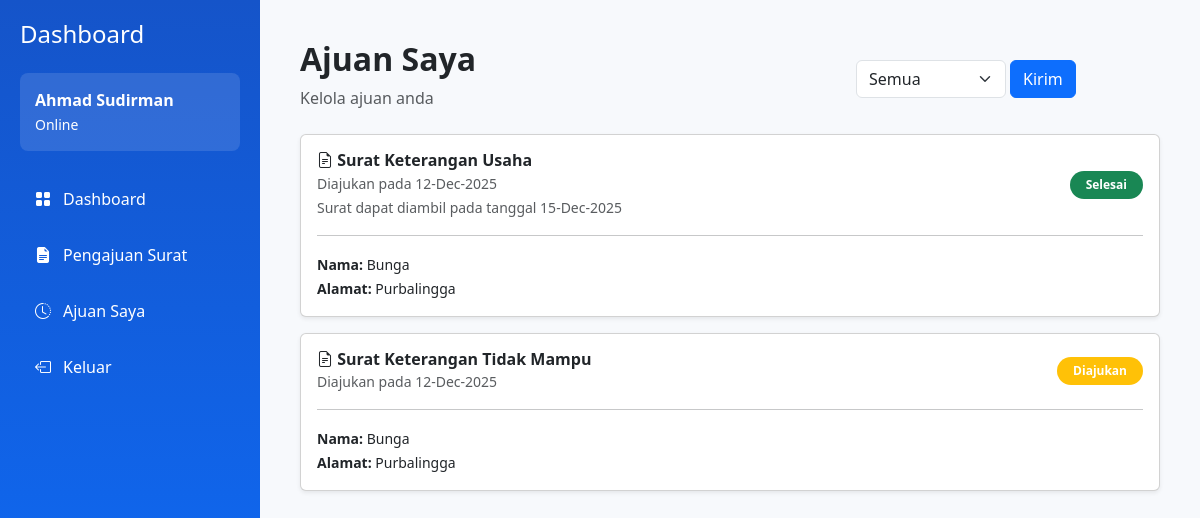
The page /WARGA/index.php?p=ajuan_saya (signed in) on the database as committed earlier.
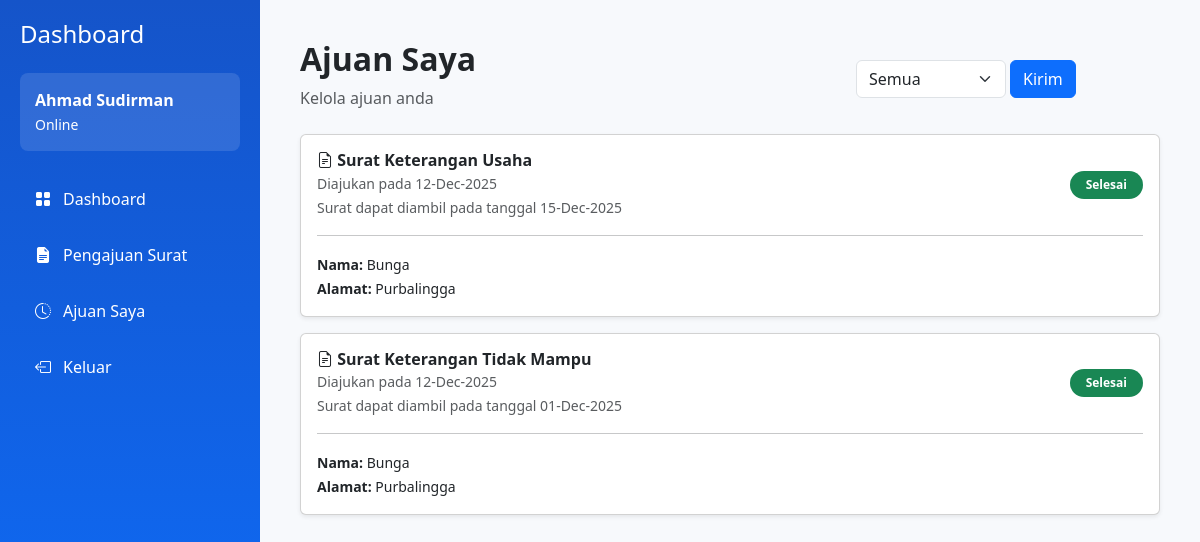
The same page on the database as committed later.
### tables this page shows
CREATE TABLE `ajuan` (
  `id_ajuan` int NOT NULL,
  `id_surat` int NOT NULL,
  `id_user` int NOT NULL,
  `Nama` varchar(50) NOT NULL,
  `Tempat_lahir` varchar(50) NOT NULL,
  `Tanggal_lahir` date NOT NULL,
  `Jenis_kelamin` enum('Laki-laki','Perempuan') NOT NULL,
  `NIK` varchar(20) DEFAULT NULL,
  `Agama` enum('Islam','Kristen','Katolik','Hindu','Buddha','Konghucu') NOT NULL,
  `Pekerjaan` varchar(40) DEFAULT NULL,
  `Alamat` text NOT NULL,
  `NPWP` varchar(40) DEFAULT NULL,
  `Nama_usaha` varchar(40) DEFAULT NULL,
  `Lama_usaha` date DEFAULT NULL,
  `Alamat_usaha` text,
  `KTP` varchar(40) NOT NULL,
  `KK` varchar(40) DEFAULT NULL,
  `Akte` varchar(40) DEFAULT NULL,
  `Pas_foto` varchar(40) DEFAULT NULL,
  `Surat_pengantar` varchar(40) DEFAULT NULL,
  `Foto_persyaratan` varchar(40) DEFAULT NULL,
  `status` enum('Diajukan','Diproses','Selesai','Ditolak') NOT NULL,
  `Pengambilan` enum('Soft file','Hard file','Keduanya','') NOT NULL,
  `file` varchar(20) DEFAULT NULL,
  `Tanggal` date DEFAULT NULL,
  `created_at` datetime NOT NULL DEFAULT CURRENT_TIMESTAMP
);

CREATE TABLE `surat` (
  `id_surat` int NOT NULL,
  `nama_surat` varchar(100) NOT NULL,
  `deskripsi` text NOT NULL,
  `persyaratan` text NOT NULL
);

### WARGA/ajuan.php (the view, shortened to what this page needs)
<?php
$id = $_SESSION['id_user'];
$kategori = 'semua';
$query = "SELECT * FROM ajuan WHERE id_user = $id";
?>
<div class="d-flex justify-content-between align-items-center">
  <div class="row">
    <h2 class="fw-bold mb-2">Ajuan Saya</h2>
    <p class="text-muted mb-4">Kelola ajuan anda</p>
  </div>
  <form action="" method="POST">
    <div class="d-flex align-items-start gap-1">
      <div class="mb-2" style="width: 150px;">
        <select id="disabledSelect" class="form-select" name="kategori">
          <option value="semua" <?php if ($kategori == 'semua') echo "selected" ?>>Semua</option>
        </select>
      </div>
      <div class="mb-3" style="width: 150px;">
        <button type="submit" class="btn btn-primary" name="submit">Kirim</button>
      </div>
    </div>
  </form>
</div>
<?php
$data = $koneksi->query($query);
foreach($data as $d){
  $id_surat = $d['id_surat'];
  $surat = $koneksi->query("SELECT * FROM surat WHERE id_surat = $id_surat");
  $s = $surat->fetch_assoc();
?>
<a class="text-decoration-none text-dark" href="?p=detail&id_ajuan=<?= $d['id_ajuan'] ?>">
<div class ="card pengajuan-card shadow-sm mb-3">
    <div class="card-body">
      <div class="d-flex justify-content-between align-items-center">
        <div>
          <h6 class="fw-bold mb-0"><i class="bi bi-file-earmark-text"></i>  <?= $s['nama_surat'] ?></h6>
          <small class="text-muted">Diajukan pada <?php echo date('d-M-Y', strtotime($d['created_at']))?></small><br>
          <?php if (!empty($d['Tanggal'])){
                    echo " <small class='text-muted'>Surat dapat diambil pada tanggal " . date('d-M-Y', strtotime($d['Tanggal'])) . "</small>";
                   } ?>
        </div>
        <?php
        if($d['status']=='Diajukan'){
          $warna = 'warning';
        }elseif($d['status']=='Diproses'){
          $warna = 'primary';
        }elseif($d['status']=='Selesai'){
          $warna = 'success';
        }else{
          $warna = 'danger';
        }
        ?>
        <span class="badge bg-<?= $warna ?> text-white rounded-pill px-3 py-2">
            <?php echo $d['status'] ?>
        </span>
      </div>
      <hr>
      <div class="row">
        <div class="col-md-6">
          <small><strong>Nama:</strong> <?= $d['Nama'] ?></small><br>
          <small><strong>Alamat:</strong> <?= $d['Alamat'] ?></small>
        </div>
      </div>
    </div>
  </div>
</a>
  <?php } ?>
</main>

Rows that differ between the two databases and show on the page:
changed ajuan "Surat Keterangan Tidak Mampu": Tanggal (not shown) → "01-Dec-2025"; status "Diajukan" → "Selesai"
